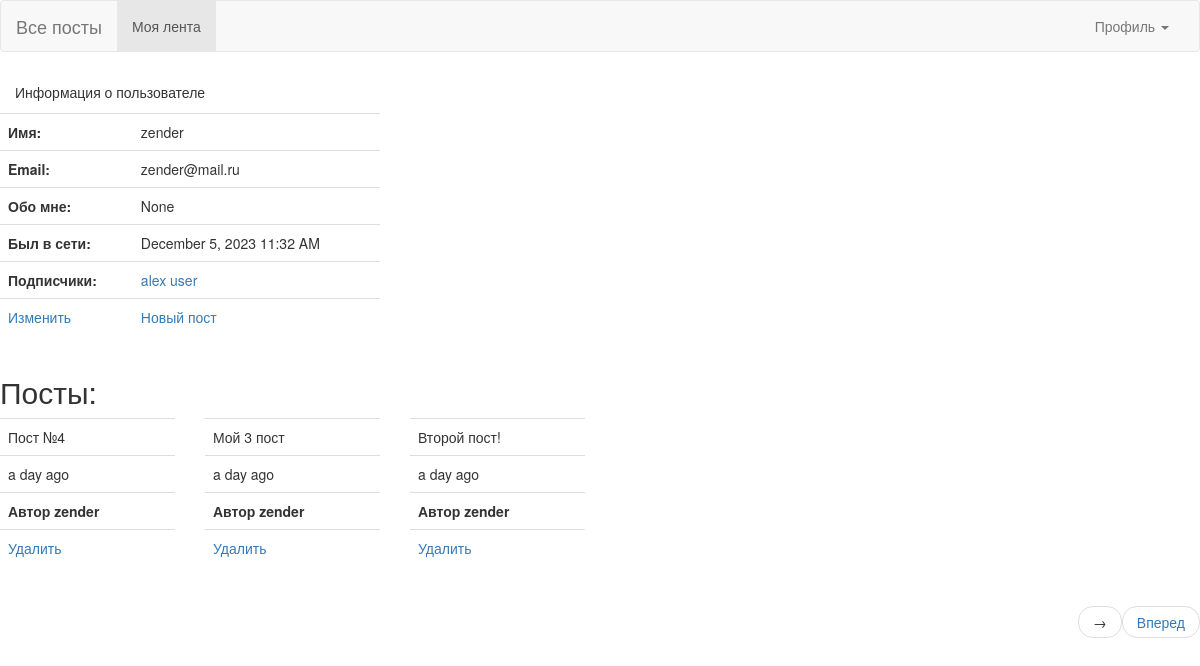
The app's page /profile/zender (signed in), older data.
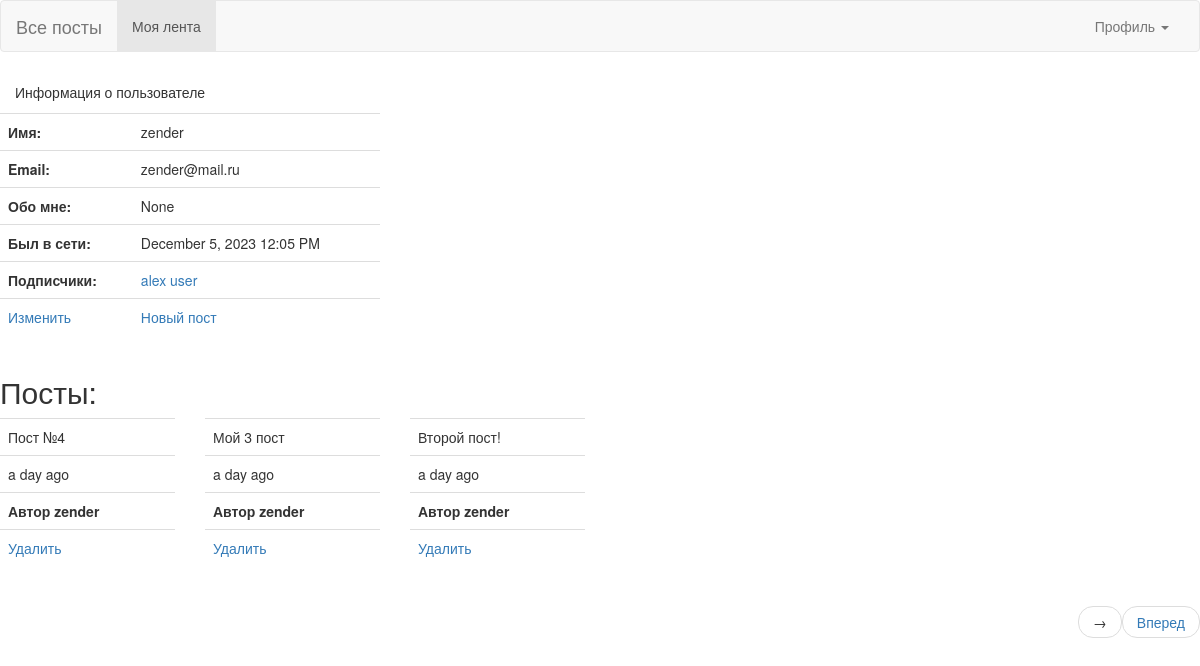
The same page, newer data.
### app/models.py (models this page shows, shortened)
class User(db.Model, UserMixin):
    id = db.Column(db.Integer, primary_key=True)
    username = db.Column(db.String, unique=True, nullable=False)
    password = db.Column(db.String(128), nullable=False)
    email= db.Column(db.String, unique=True, nullable=False)
    last_seen =db.Column(db.DateTime,default=datetime.utcnow)
    about_me = db.Column(db.String)
    posts = db.relationship('Post', backref='author', lazy='dynamic')
    followed = db.relationship(
        'User', secondary=followers,
        primaryjoin=(followers.c.follower_id==id),
        secondaryjoin=(followers.c.followed_id==id),
        backref=db.backref('follower', lazy='dynamic'), lazy='dynamic'
    )

class Post(db.Model):
    id = db.Column(db.Integer, primary_key=True)
    body = db.Column(db.String, nullable=False)
    dt =db.Column(db.DateTime,default=datetime.utcnow)
    user_id = db.Column(db.Integer, db.ForeignKey('user.id'))

### app/routes.py (the view)
@app.route('/profile/<username>')
@login_required
def profile(username):
    page = request.args.get('page', 1, type=int)
    user = User.query.filter_by(username=username).first()
    followers = user.follower.all()
    posts = user.posts.order_by(Post.dt.desc()).paginate(
        page=page, per_page=app.config['POSTS_PER_PAGE'], error_out=False
    )
    prev_url = url_for('profile',username=username, page=posts.prev_num) if posts.has_prev else None
    next_url = url_for('profile', username=username, page=posts.next_num) if posts.has_next else None
    if user is not None:
        return render_template('profile.html', user=user, followers=followers,
                                 posts=posts, prev_url=prev_url, next_url=next_url)
    else:
        flash('Пользователь {} не найден'.format(username))

### app/models.py (called while the page is built)
@login_manager.user_loader
def load_user(user_id):
    return User.query.get(int(user_id))

### app/routes.py (called while the page is built)
@app.before_request
def before_request():
    if current_user.is_authenticated:
        current_user.last_seen = datetime.utcnow()
        db.session.commit()

### app/templates/profile.html
{% extends 'base.html' %}
{% block content %}
<div class="panel-heading">Информация о пользователе</div>
<div class="row">
    <div class="col-md-4">
     <table class="table">
        <tbody>
            <tr> <th scope="row">Имя:</th> <td>{{user.username}}</td>                   </tr>
            <tr> <th scope="row">Email:</th> <td>{{user.email}}</td>                    </tr>
            <tr> <th scope="row">Обо мне:</th> <td>{{user.about_me}}</td>               </tr>
            <tr> <th scope="row">Был в сети:</th> <td>{{moment(user.last_seen).format('LLL')}}</td>           </tr>
            {% if followers %}
                <tr> <th scope="row">Подписчики:</th>
                    <td>
                        {% for follower in followers %}
                            <a href="{{url_for('profile', username=follower.username)}}">{{follower.username}}</a>
                        {% endfor %}
                    </td>
                </tr>
            {% else %}
                <tr> <th scope="row">Подписчики:</th> <td>У вас нет подписчиков</td>    </tr>
            {% endif %}
                {% if user == current_user %}
            <tr>
                <td><a href="{{url_for('edit_profile')}}">Изменить </a></td>
                <td><a href="{{url_for('add_post')}}">Новый пост</a></td>
            </tr>
            {% elif current_user.is_following(user) %}
                <tr>
                    <td><a href="{{url_for('unfollow', id=user.id)}}">Отписаться</a></td>
                </tr>
            {% else %}
                <tr>
                    <td><a href="{{url_for('follow', id=user.id)}}">Подписаться</a></td>
                </tr>
            {% endif %}
            </tbody>
        </table>
    </div>
</div>
    {% if posts %}
        <h2>Посты:</h2>
        <div class="row">
            {% for post in posts %}
                {% include '_post.html' %}
            {% endfor %}
        </div>
        {% include '_paginate.html'   %}
    {% else %}
        <h2>Нет ни одного поста</h2>
    {% endif %}
{% endblock %}

### app/templates/base.html (shortened to what this page needs)
{% extends 'bootstrap/base.html' %}
{% block navbar %}
<nav class="navbar navbar-default">
  <div class="container-fluid">
    <div class="navbar-header">
      <a class="navbar-brand" href="{{url_for('explore')}}">Все посты</a>
    </div>
    <div class="collapse navbar-collapse" id="bs-example-navbar-collapse-1">
      <ul class="nav navbar-nav">
        <li class="active"><a href="{{url_for('index')}}">Моя лента <span class="sr-only">(current)</span></a></li>
      </ul>
      <ul class="nav navbar-nav navbar-right">
        {% if current_user.is_anonymous %}
            <li><a href="{{url_for('login')}}">Войти</a></li>
            <li><a href="{{url_for('register')}}">Регистрация</a></li>
        {% else %}
        <li class="dropdown">
            <a href="#" class="dropdown-toggle" data-toggle="dropdown" role="button" aria-haspopup="true" aria-expanded="false">Профиль <span class="caret"></span></a>
          </li>
        {% endif %}
      </ul>
    </div>
  </div>
</nav>
{% endblock %}

### app/templates/_post.html
<div class="col-md-2">
    <table class="table table-hover">
        <tr> <td>{{post.body}} </td></tr>
         <tr><td>{{ moment(post.dt).fromNow()}}</td></tr>
        {% if current_user == post.author %}
            <tr> <td><b> Автор {{post.author.username}} </b> </td> </tr>
            <tr> <td><a href="{{url_for('delete_post', id=post.id)}}">Удалить</td> </tr>
        {% else %}
            <tr>
                <td><b> <a href="{{url_for('profile', username=post.author.username)}}">Автор {{post.author.username}} </a></b> </td>
            </tr>
            <tr></tr>
        {% endif %}
</table>
</div>

### app/templates/_paginate.html (shortened to what this page needs)
  <nav aria-label="...">
    <ul class="pager">
      {% if next_url %}<li class="next"><a href="{{next_url}}"> Вперед </a><span aria-hidden="true">&rarr;</span></a></li>{% endif %}
    </ul>
  </nav>

Row changes from the older to the newer data that the page shows:
changed User "zender": last_seen "December 5, 2023 11:32 AM" → "December 5, 2023 12:05 PM"
